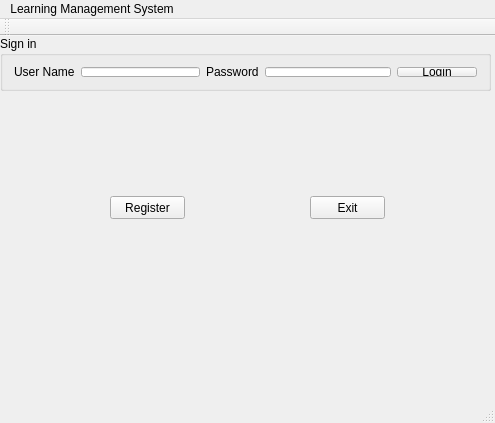
<?xml version="1.0" encoding="UTF-8"?>
<ui version="4.0">
 <class>MainWindow</class>
 <widget class="QMainWindow" name="MainWindow">
  <property name="geometry">
   <rect>
    <x>0</x>
    <y>0</y>
    <width>495</width>
    <height>423</height>
   </rect>
  </property>
  <property name="windowTitle">
   <string>MainWindow</string>
  </property>
  <widget class="QWidget" name="centralWidget">
   <widget class="QGroupBox" name="groupBox">
    <property name="geometry">
     <rect>
      <x>0</x>
      <y>0</y>
      <width>491</width>
      <height>55</height>
     </rect>
    </property>
    <property name="title">
     <string>Sign in</string>
    </property>
    <layout class="QHBoxLayout" name="horizontalLayout_3">
     <item>
      <layout class="QHBoxLayout" name="horizontalLayout">
       <item>
        <widget class="QLabel" name="label">
         <property name="text">
          <string>User Name</string>
         </property>
        </widget>
       </item>
       <item>
        <widget class="QLineEdit" name="lineedit_username"/>
       </item>
      </layout>
     </item>
     <item>
      <layout class="QHBoxLayout" name="horizontalLayout_2">
       <item>
        <widget class="QLabel" name="label_2">
         <property name="text">
          <string>Password</string>
         </property>
        </widget>
       </item>
       <item>
        <widget class="QLineEdit" name="lineedit_password"/>
       </item>
      </layout>
     </item>
     <item>
      <widget class="QPushButton" name="loginpush">
       <property name="text">
        <string>Login</string>
       </property>
      </widget>
     </item>
    </layout>
   </widget>
   <widget class="QPushButton" name="pushButton_register">
    <property name="geometry">
     <rect>
      <x>110</x>
      <y>160</y>
      <width>75</width>
      <height>23</height>
     </rect>
    </property>
    <property name="text">
     <string>Register</string>
    </property>
   </widget>
   <widget class="QPushButton" name="pushButton_exit">
    <property name="geometry">
     <rect>
      <x>310</x>
      <y>160</y>
      <width>75</width>
      <height>23</height>
     </rect>
    </property>
    <property name="text">
     <string>Exit</string>
    </property>
   </widget>
  </widget>
  <widget class="QMenuBar" name="menuBar">
   <property name="geometry">
    <rect>
     <x>0</x>
     <y>0</y>
     <width>495</width>
     <height>22</height>
    </rect>
   </property>
   <widget class="QMenu" name="menu123">
    <property name="title">
     <string>Learning Management System</string>
    </property>
   </widget>
   <addaction name="menu123"/>
  </widget>
  <widget class="QToolBar" name="mainToolBar">
   <attribute name="toolBarArea">
    <enum>TopToolBarArea</enum>
   </attribute>
   <attribute name="toolBarBreak">
    <bool>false</bool>
   </attribute>
  </widget>
  <widget class="QStatusBar" name="statusBar"/>
 </widget>
 <layoutdefault spacing="6" margin="11"/>
 <resources/>
 <connections/>
</ui>
